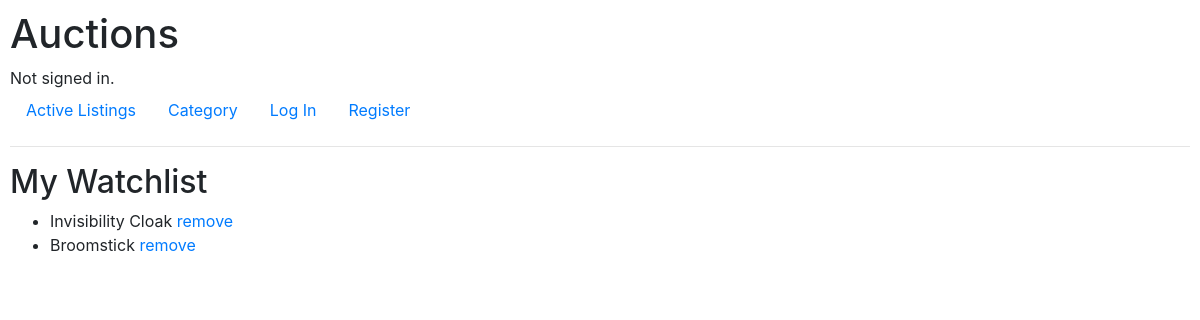
/watchlist, run on an earlier commit of the app's database.
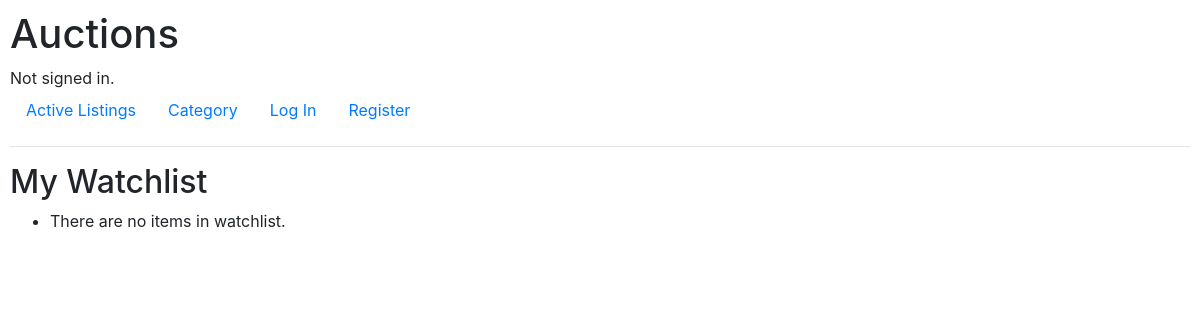
And on a later commit of the database.
### auctions/models.py (models this page shows)
class WatchList(models.Model):
    user = models.ForeignKey(
        settings.AUTH_USER_MODEL,
        on_delete=models.CASCADE,
    )  # ForeigKey to User
    item = models.ForeignKey(
        ListingItem,
        on_delete=models.CASCADE,
    )  # ForeigKey to ListingItem
    class Meta:
        unique_together = ('user', 'item')
    def __str__(self):
        return f"{self.item}"

class ListingItem(models.Model):
    title = models.CharField(max_length=50)
    description = models.CharField(max_length=250)
    starting_bid = models.FloatField()
    img_url = models.URLField(blank=True)  # models.ImageField()
    category = models.CharField(max_length=50, choices=category_choices)
    starting_date = models.DateTimeField(auto_now=True)
    author = models.ForeignKey(
        settings.AUTH_USER_MODEL,
        on_delete=models.CASCADE,
    )  # ForeigKey to User.
    def __str__(self):
        return f"{self.title}"

### auctions/views.py (the view)
# urls.py: path("watchlist", views.watchlist, name="watchlist"),
def watchlist(request):
    watchlist = WatchList.objects.all()
    return render(request, "auctions/watchlist.html", {
        "watchlist": watchlist
    })

### auctions/templates/auctions/watchlist.html
{% extends 'auctions/layout.html' %}
{% block body %}
    <h2>My Watchlist</h2>
    <ul>
        {% for element in watchlist %}
        <li>
            <span>{{ element }}</span>
            <span><a href="{% url 'remove' element.id %}"> remove</a></span>
        </li>
        {% empty %}
            <li><span>There are no items in watchlist.</span></li>
        {% endfor %}
    </ul>
{% endblock %}

### auctions/templates/auctions/layout.html (shortened to what this page needs)
{% load static %}
<!DOCTYPE html>
<html lang="en">
    <head>
        <link rel="stylesheet" href="https://stackpath.bootstrapcdn.com/bootstrap/4.4.1/css/bootstrap.min.css">
        <link href="{% static 'auctions/styles.css' %}" rel="stylesheet">
    </head>
    <body>
        <h1>Auctions</h1>
        <div>
            {% if user.is_authenticated %}
                Signed in as <strong>{{ user.username }}</strong>.
            {% else %}
                Not signed in.
            {% endif %}
        </div>
        <ul class="nav">
            <li class="nav-item">
                <a class="nav-link" href="{% url 'index' %}">Active Listings</a>
            </li>
            <li class="nav-item">
                <a class="nav-link" href="#">Category</a>
            </li>
            {% if user.is_authenticated %}
                <li class="nav-item">
                    <a class="nav-link" href="{% url 'watchlist' %}">Watchlist <span class="badge bg-secondary text-light">1</span></a>
                </li>
                <li class="nav-item">
                    <a class="nav-link" href="{% url 'create' %}">Create Listing</a>
                </li>
                <li class="nav-item">
                    <a class="nav-link" href="{% url 'logout' %}">Log Out</a>
                </li>
            {% else %}
                <li class="nav-item">
                    <a class="nav-link" href="{% url 'login' %}">Log In</a>
                </li>
                <li class="nav-item">
                    <a class="nav-link" href="{% url 'register' %}">Register</a>
                </li>
            {% endif %}
        </ul>
        <hr>
        {% block body %}
        {% endblock %}
    </body>
</html>

### auctions/static/auctions/styles.css (style rules this page uses)
body { padding: 10px; }

What changed in the data, as far as the page shows it:
removed WatchList: item.title "Invisibility Cloak"
removed WatchList: item.title "Broomstick"
Also different on the page:
text now shown: "There are no items in watchlist."
